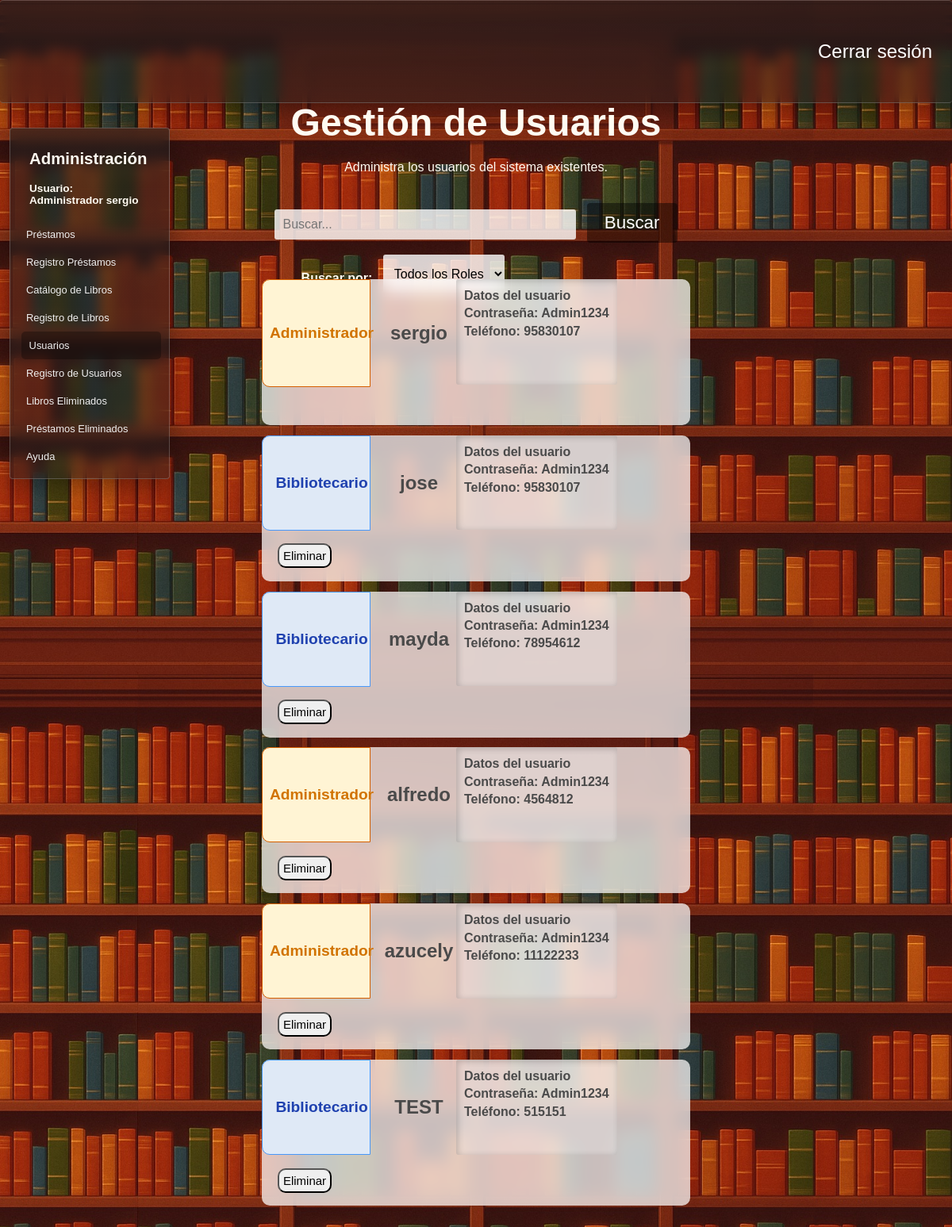
The page /usuarios (signed in) on the database as committed earlier.
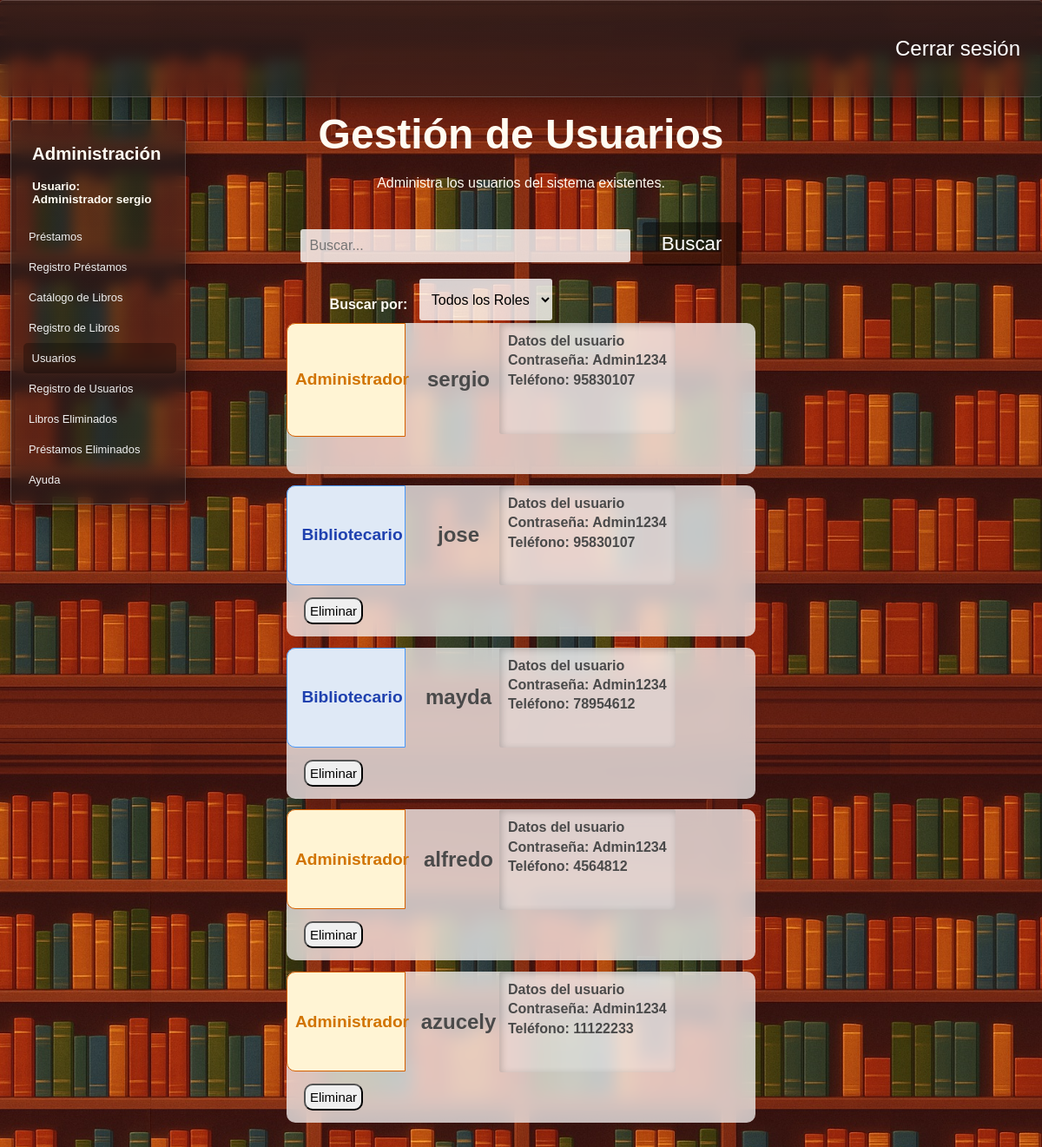
The same page on the database as committed later.
### tables this page shows
CREATE TABLE "Administradores" (
	"id_administrador"	INTEGER NOT NULL,
	"usuario"	TEXT NOT NULL,
	"contrasena"	TEXT NOT NULL,
	"telefono"	TEXT NOT NULL,
	"id_rol"	INTEGER NOT NULL,
	PRIMARY KEY("id_administrador" AUTOINCREMENT),
	FOREIGN KEY("id_rol") REFERENCES "Roles"("id_rol")
);

CREATE TABLE "Roles" (
	"id_rol"	INTEGER NOT NULL,
	"rol"	TEXT NOT NULL,
	PRIMARY KEY("id_rol" AUTOINCREMENT)
);

### app.py (the view)
@app.route("/usuarios",methods = ["POST","GET"])
def usuarios():
    if "usuario" not in session:
        return redirect("/") #Solo se puede acceder con session iniciada
    exito = request.args.get("exito","")
    conexion = conexion_BD()
    query = conexion.cursor()
    query.execute("""Select a.id_rol,r.rol,a.usuario,a.contrasena,a.telefono,a.id_administrador from administradores a
                    join roles r on a.id_rol = r.id_rol""")
    usuarios = query.fetchall()
    query.close()
    conexion.close()
    return render_template("usuarios.html",usuarios = usuarios,exito=exito)

### config.py (called while the page is built)
def conexion_BD():
    return sqlite3.connect(DB_PATH)

### templates/usuarios.html (shortened to what this page needs)
<!DOCTYPE html>
<html lang="es">
<head>
    <link rel="stylesheet" href="{{ url_for('static', filename='estilo_usuarios.css') }}">
    <link rel="stylesheet" href="{{ url_for('static', filename='barra_lateral.css') }}">
    <link rel="stylesheet" href="{{ url_for('static', filename='filtros.css') }}">
    <link rel="stylesheet" href="{{ url_for('static', filename='general.css') }}">
</head>
<body>
    <header>
        <div class="navbar fondo-cristal">
            <a href="{{ url_for('logout') }}">Cerrar sesión</a>
        </div>
    </header>
    <main>
        {% if ((session["rol"]) == "Administrador") or ((session["rol"]) == "Bibliotecario") %}
        <section class="barra-lateral fondo-cristal">
            <h2>Administración</h2>
            <h4>Usuario: <br>
            {{session["rol"]}}&nbsp;{{session["usuario"]}}</h4>
            <nav>
                <a href="{{ url_for('prestamos') }}">Préstamos </a>
                <a href="{{ url_for('registro_prestamos') }}">Registro Préstamos</a>
                <a href="{{ url_for('libros') }}">Catálogo de Libros </a>
                <a href="{{ url_for('insertar_libro') }}">Registro de Libros</a>
                {% if session["rol"] == "Administrador" %}
                <a href="{{ url_for('usuarios') }}" id="pagina-actual">Usuarios</a>
                <a href="{{ url_for('registrar_usuarios') }}">Registro de Usuarios</a>
                <a href="{{ url_for('libros_eliminados') }}">Libros Eliminados</a>
                <a href="{{ url_for('prestamos_eliminados') }}">Préstamos Eliminados</a>
                {% endif %}
                <a target="_blank" href="https://www.canva.com/design/DAGnUI0PU7M/cDvkG9fCgPKL4FTZee_YLQ/edit">Ayuda</a>
            </nav>
        </section>
        {% endif %}
        <div class="div-busqueda">
            <form class="frm-usuarios" action="/buscar_usuario" method="POST">
                <label for="buscar_usuario"><h1>Gestión de Usuarios</h1>Administra los usuarios del sistema existentes.</label><br><br><br>
                <input class="buscar-usuario" id="cuadro-busqueda" type="text" name="buscar_usuario" autocomplete="off" placeholder="Buscar...">&nbsp;&nbsp;
                <button id="btn-buscar" type="submit">Buscar</button>
                <section class="menu-filtros">
                    <nav>
                        <section>
                            <h4> Buscar por: &nbsp;&nbsp;</h4>
                            <select name="filtro-busqueda" id="filtro-busqueda">
                                <option value="Todos">Todos los Roles</option>
                            </select>
                        </section>
                    </nav>
            </form>
        </div>
        <div class="contendor-usuarios">
            {% for usuario in usuarios %}
            <div class="usuario">
                <span class="span-rol"
                {% if (usuario[0]|int) == 2 %}
                    id="u-administrador"
                {% elif (usuario[0]|int) == 1 %}
                    id="u-bibliotecario"
                {% endif %}
                >
                    <h2>{{usuario[1]}}</h2>
                </span>
                <span id="span-info-usuarios">
                    <h2>{{usuario[2]}}</h2>
                </span>
                <span id="span-informacion-usuario">
                    <h4 class="h4-datos-usuario">
                        <strong>Datos del usuario</strong><br>
                        Contraseña: {{usuario[3]}} <br>
                        Teléfono: {{usuario[4]}}<br>
                    </h4>
                </span>
                <span id="span-acciones-usuario">
                    {% if session["rol"] == 'Administrador' and usuario[5]|int != 1 and session["id_administrador"] != usuario[5] %}
                        <form class="frm-eliminar-usuario" action="/eliminar_usuario" method="POST">
                            <button type="reset" class="btn-eliminacion"> Eliminar </button>
                        </form>
                    {% endif %}
                </span>
            </div>
            {% endfor %}
            <br><br><br><br>
        </div>
    </main>
</body>
</html>

Rows that differ between the two databases and show on the page:
removed Administradores: rol "Bibliotecario", usuario "TEST", contrasena "Admin1234", telefono "515151"
